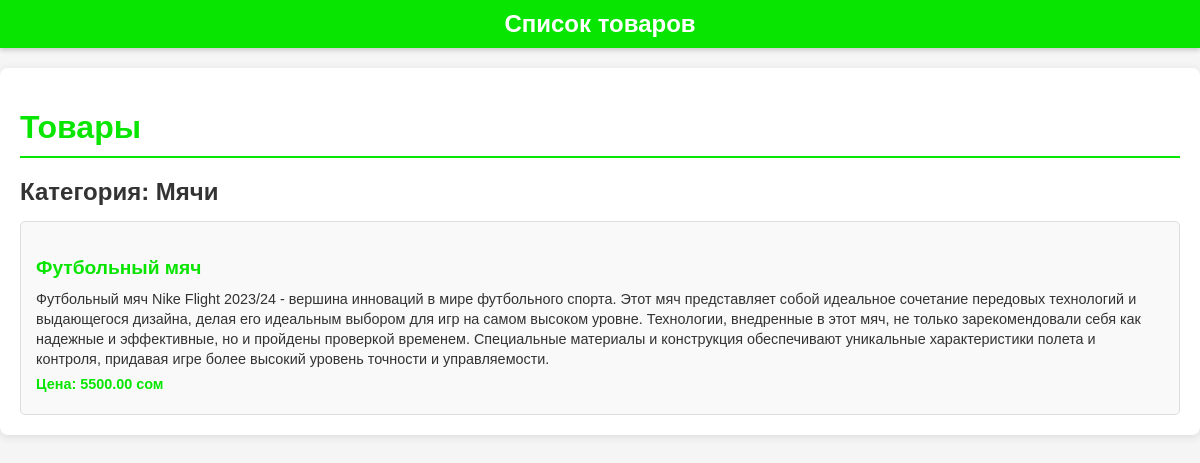
/category/1/products/, run on the app's committed database.
### main/models.py (models this page shows, shortened)
class Category(models.Model):  # Категории спортивных товаров.
    name = models.CharField(max_length=100, unique=True, verbose_name="Название категории")
    description = models.TextField(blank=True, verbose_name="Описание")
    created_at = models.DateTimeField(auto_now_add=True, verbose_name="Дата создания")
    updated_at = models.DateTimeField(auto_now=True, verbose_name="Дата обновления")
    class Meta:
        verbose_name = "Категория"
        verbose_name_plural = "Категории"

class Product(models.Model): # Товары в магазине
    name = models.CharField(max_length=200, verbose_name="Название товара")
    description = models.TextField(blank=True, verbose_name="Описание")
    category = models.ForeignKey(
        Category, on_delete=models.CASCADE, related_name="products", verbose_name="Категория"
    )
    price = models.DecimalField(max_digits=10, decimal_places=2, verbose_name="Цена")
    stock = models.PositiveIntegerField(verbose_name="Количество на складе")
    image = models.ImageField(upload_to="products/", blank=True, null=True, verbose_name="Изображение товара")
    created_at = models.DateTimeField(auto_now_add=True, verbose_name="Дата добавления")
    updated_at = models.DateTimeField(auto_now=True, verbose_name="Дата обновления")
    class Meta:
        verbose_name = "Товар"
        verbose_name_plural = "Товары"
        ordering = ['-created_at']

### main/views.py (the view)
# urls.py: path('category/<int:category_id>/products/', views.product_list, name='product_list'),
def product_list(request, category_id=None):
    if category_id:
        category = get_object_or_404(Category, id=category_id)
        products = Product.objects.filter(category=category)
    else:
        category = None
        products = Product.objects.all()
    return render(request, 'shop/product_list.html', {
        'category': category,
        'products': products
    })

### main/templates/shop/product_list.html (shortened to what this page needs)
<!DOCTYPE html>
<html lang="en">
<head>
</head>
<body>
    <header>
        Список товаров
    </header>
    <div class="container">
        <h1>Товары</h1>
        {% if category %}
            <h2>Категория: {{ category.name }}</h2>
        {% endif %}
        <div class="product-list">
            {% for product in products %}
                <div class="product-item">
                    <h3>{{ product.name }}</h3>
                    <p>{{ product.description }}</p>
                    <p class="product-price">Цена: {{ product.price }} сом</p>
                </div>
            {% empty %}
                <p class="no-products">Товары не найдены.</p>
            {% endfor %}
        </div>
    </div>
</body>
</html>

### main/templates/shop/product_list.html (style rules this page uses)
body { font-family: Arial, sans-serif; margin: 0; padding: 0; background-color: #f5f5f5; color: #333; }
header { background-color: #08e500; color: white; text-align: center; padding: 10px 0; font-size: 1.5rem; font-weight: bold; box-shadow: 0 2px 5px rgba(0, 0, 0, 0.2); }
.container { max-width: 1200px; margin: 20px auto; padding: 20px; background: white; border-radius: 8px; box-shadow: 0 2px 10px rgba(0, 0, 0, 0.1); }
h1 { font-size: 2rem; color: #08e500; border-bottom: 2px solid #08e500; padding-bottom: 10px; margin-bottom: 20px; }
h2 { font-size: 1.5rem; color: #333; margin-bottom: 15px; }
.product-list { display: grid; grid-template-columns: repeat(auto-fit, minmax(300px, 1fr)); gap: 20px; }
.product-item { background-color: #f9f9f9; border: 1px solid #ddd; border-radius: 5px; padding: 15px; transition: box-shadow 0.3s ease, transform 0.3s ease; }
.product-item h3 { font-size: 1.2rem; color: #08e500; margin-bottom: 10px; }
.product-item p { margin: 5px 0; font-size: 0.9rem; line-height: 1.4; }
.product-price { font-weight: bold; color: #08e500; }

### data on the page
Category: name "Мячи"
Product: name "Футбольный мяч", description "Футбольный мяч Nike Flight 2023/24 - вершина инноваций в мире футбольного спорта. Этот мяч представляет собой идеальное сочетание передовых технологий и выдающегося дизайна, делая его идеальным выбором для игр на самом высоком уровне. Технологии, внедренные в этот мяч, не только зарекомендовали себя как надежные и эффективные, но и пройдены проверкой временем. Специальные материалы и конструкция обеспечивают уникальные характеристики полета и контроля, придавая игре более высокий уровень точности и управляемости.", price "5500.00"
